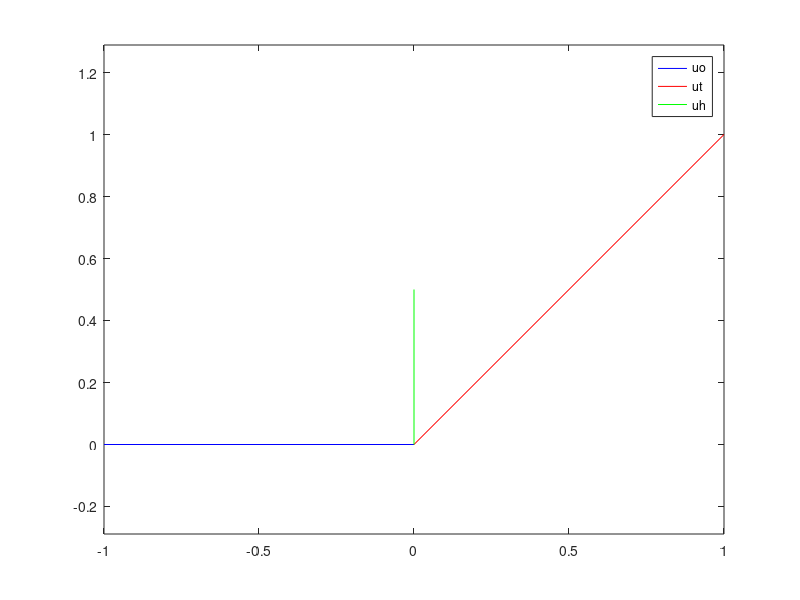

Here is the MATLAB script that generated this plot:
function testFillopovCombination
    for k = 1%:1000000
        % Create the vectors
%         uo = randn(2,1);
        uo = [-1; 0]
        uo1 = uo(1); uo2 = uo(2);
        ut = [1; 1]
%         ut = randn(2,1);

        % find the combination
        a = -(uo'*ut) / (uo'*uo - uo'*ut)

        % Create the combination
        uh = a*uo + (1-a)*ut;

        if a <= 1 && a >= 0
            break;
        end
    end
    
    % Test combination
    err = uh'*uo
    
    %% Plot the results
    figure;
    plot([0 uo1], [0 uo2], 'b'); hold on;
    plot([0 ut(1)], [0 ut(2)], 'r');
    plot([0 uh(1)], [0 uh(2)], 'g');
    legend('uo', 'ut', 'uh')
    axis equal
    
end

